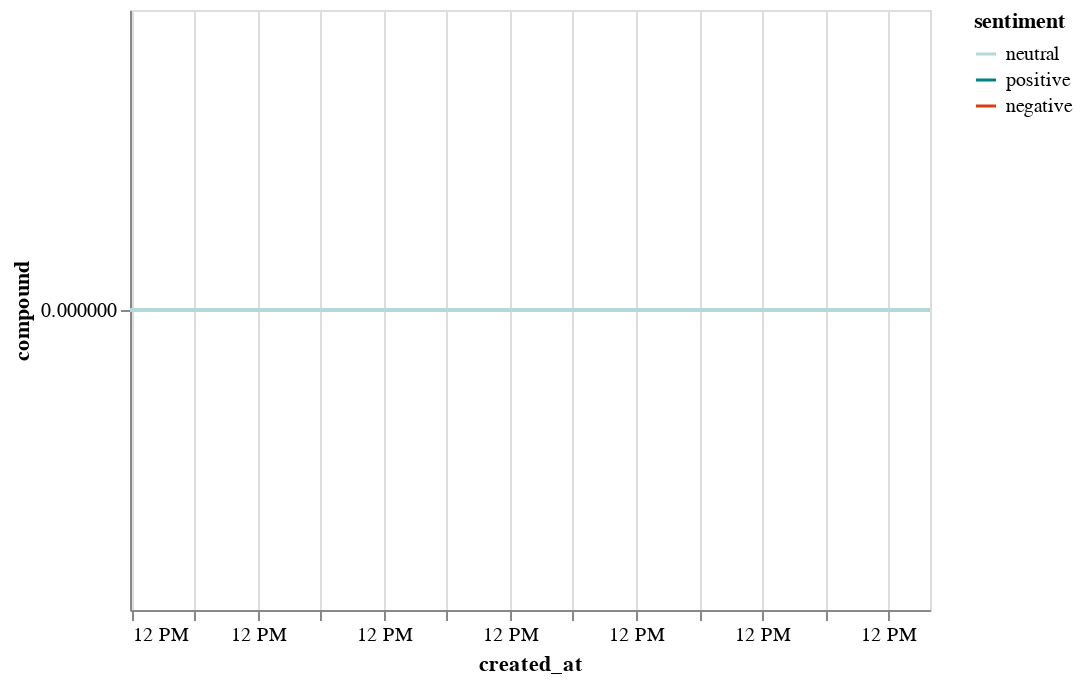

Source (notebook cell):
### Code cell
alt.Chart(df).mark_line().encode(
   x=alt.X('created_at:T'),
   y=alt.Y('compound'),
   color=alt.Color('sentiment', scale=alt.Scale(domain=domain, range=range_))
)

### Figure 1 — Vega-Lite specification as saved in the notebook (floating-point values rounded to 4 significant figures)
{"config": {"view": {"continuousWidth": 400, "continuousHeight": 300}}, "data": {"name": "data-e450abb7408e300f4dcf6e20a8ec5e20"}, "mark": "line", "encoding": {"color": {"field": "sentiment", "scale": {"domain": ["neutral", "positive", "negative"], "range": ["#b2d8d8", "#008080", "#db3d13"]}, "type": "nominal"}, "x": {"field": "created_at", "type": "temporal"}, "y": {"field": "compound", "type": "quantitative"}}, "$schema": "https://vega.github.io/schema/vega-lite/v4.17.0.json", "datasets": {"data-e450abb7408e300f4dcf6e20a8ec5e20": [{"text": "the body of missing princeton university student misrach ewunetie has been found. https://t.co/66wv0od5ut", "created_at": "2022-10-20T19:58:17+00:00", "text_token": "['the', 'body', 'of', 'missing', 'princeton', 'university', 'student', 'misrach', 'ewunetie', 'has', 'been', 'found', 'https', 't', 'co', '66wv0od5ut']", "text_token_s": "['body', 'missing', 'princeton', 'university', 'student', 'misrach', 'ewunetie', 'found', '66wv0od5ut']", "text_si": "body missing princeton university student misrach ewunetie found 66wv0od5ut", "text_sil": "body missing princeton university student misrach ewunetie found 66wv0od5ut", "neg": 0.0, "neu": 1.0, "pos": 0.0, "compound": 0.0, "sentiment": "neutral"}, {"text": "uk prime minister liz truss quits after a disastrous six weeks in office, putting her on course to be britain's shortest-serving leader https://t.co/0o0xqscrxi", "created_at": "2022-10-20T12:37:10+00:00", "text_token": "['uk', 'prime', 'minister', 'liz', 'truss', 'quits', 'after', 'a', 'disastrous', 'six', 'weeks', 'in', 'office', 'putting', 'her', 'on', 'course', 'to', 'be', 'britain', 's', 'shortest', 'serving', 'leader', 'https', 't', 'co', '0o0xqscrxi']", "text_token_s": "['uk', 'prime', 'minister', 'liz', 'truss', 'quits', 'disastrous', 'six', 'weeks', 'office', 'putting', 'course', 'britain', 'shortest', 'serving', 'leader', '0o0xqscrxi']", "text_si": "prime minister liz truss quits disastrous six weeks office putting course britain shortest serving leader 0o0xqscrxi", "text_sil": "prime minister liz truss quits disastrous six weeks office putting course britain shortest serving leader 0o0xqscrxi", "neg": 0.0, "neu": 1.0, "pos": 0.0, "compound": 0.0, "sentiment": "neutral"}, {"text": "trump weighs letting federal agents return to mar-a-lago, potentially for a supervised search, as the government seeks to ensure all docs are returned. https://t.co/ppjifj2qqq", "created_at": "2022-10-19T23:03:37+00:00", "text_token": "['trump', 'weighs', 'letting', 'federal', 'agents', 'return', 'to', 'mar', 'a', 'lago', 'potentially', 'for', 'a', 'supervised', 'search', 'as', 'the', 'government', 'seeks', 'to', 'ensure', 'all', 'docs', 'are', 'returned', 'https', 't', 'co', 'ppjifj2qqq']", "text_token_s": "['trump', 'weighs', 'letting', 'federal', 'agents', 'return', 'mar', 'lago', 'potentially', 'supervised', 'search', 'government', 'seeks', 'ensure', 'docs', 'returned', 'ppjifj2qqq']", "text_si": "trump weighs letting federal agents return mar lago potentially supervised search government seeks ensure docs returned ppjifj2qqq", "text_sil": "trump weighs letting federal agents return mar lago potentially supervised search government seeks ensure docs returned ppjifj2qqq", "neg": 0.0, "neu": 1.0, "pos": 0.0, "compound": 0.0, "sentiment": "neutral"}, {"text": "britain's home secretary suella braverman quits, throwing the government of embattled prime minister liz truss into further turmoil. https://t.co/xizzmajsao", "created_at": "2022-10-19T16:17:29+00:00", "text_token": "['britain', 's', 'home', 'secretary', 'suella', 'braverman', 'quits', 'throwing', 'the', 'government', 'of', 'embattled', 'prime', 'minister', 'liz', 'truss', 'into', 'further', 'turmoil', 'https', 't', 'co', 'xizzmajsao']", "text_token_s": "['britain', 'home', 'secretary', 'suella', 'braverman', 'quits', 'throwing', 'government', 'embattled', 'prime', 'minister', 'liz', 'truss', 'turmoil', 'xizzmajsao']", "text_si": "britain home secretary suella braverman quits throwing government embattled prime minister liz truss turmoil xizzmajsao", "text_sil": "britain home secretary suella braverman quits throwing government embattled prime minister liz truss turmoil xizzmajsao", "neg": 0.0, "neu": 1.0, "pos": 0.0, "compound": 0.0, "sentiment": "neutral"}, {"text": "russian president vladimir putin signs a decree introducing martial law in four ukrainian regions that moscow recently claimed to have annexed https://t.co/i4d4skhrge", "created_at": "2022-10-19T12:02:15+00:00", "text_token": "['russian', 'president', 'vladimir', 'putin', 'signs', 'a', 'decree', 'introducing', 'martial', 'law', 'in', 'four', 'ukrainian', 'regions', 'that', 'moscow', 'recently', 'claimed', 'to', 'have', 'annexed', 'https', 't', 'co', 'i4d4skhrge']", "text_token_s": "['russian', 'president', 'vladimir', 'putin', 'signs', 'decree', 'introducing', 'martial', 'law', 'four', 'ukrainian', 'regions', 'moscow', 'recently', 'claimed', 'annexed', 'i4d4skhrge']", "text_si": "russian president vladimir putin signs decree introducing martial law four ukrainian regions moscow recently claimed annexed i4d4skhrge", "text_sil": "russian president vladimir putin signs decree introducing martial law four ukrainian regions moscow recently claimed annexed i4d4skhrge", "neg": 0.0, "neu": 1.0, "pos": 0.0, "compound": 0.0, "sentiment": "neutral"}, {"text": "rising food and housing costs drove uk inflation back to a 40-year high of 10.1% in september https://t.co/rzcvzuvhap", "created_at": "2022-10-19T09:04:45+00:00", "text_token": "['rising', 'food', 'and', 'housing', 'costs', 'drove', 'uk', 'inflation', 'back', 'to', 'a', '40', 'year', 'high', 'of', '10', '1', 'in', 'september', 'https', 't', 'co', 'rzcvzuvhap']", "text_token_s": "['rising', 'food', 'housing', 'costs', 'drove', 'uk', 'inflation', 'back', '40', 'year', 'high', '10', '1', 'september', 'rzcvzuvhap']", "text_si": "rising food housing costs drove inflation back year high september rzcvzuvhap", "text_sil": "rising food housing costs drove inflation back year high september rzcvzuvhap", "neg": 0.0, "neu": 1.0, "pos": 0.0, "compound": 0.0, "sentiment": "neutral"}, {"text": "jury finds paul flores guilty of first-degree murder in the death of kristin smart. his father was found not guilty of being an accessory to the murder. https://t.co/kiypga2ytv", "created_at": "2022-10-18T21:35:05+00:00", "text_token": "['jury', 'finds', 'paul', 'flores', 'guilty', 'of', 'first', 'degree', 'murder', 'in', 'the', 'death', 'of', 'kristin', 'smart', 'his', 'father', 'was', 'found', 'not', 'guilty', 'of', 'being', 'an', 'accessory', 'to', 'the', 'murder', 'https', 't', 'co', 'kiypga2ytv']", "text_token_s": "['jury', 'finds', 'paul', 'flores', 'guilty', 'first', 'degree', 'murder', 'death', 'kristin', 'smart', 'father', 'found', 'guilty', 'accessory', 'murder', 'kiypga2ytv']", "text_si": "jury finds paul flores guilty first degree murder death kristin smart father found guilty accessory murder kiypga2ytv", "text_sil": "jury finds paul flores guilty first degree murder death kristin smart father found guilty accessory murder kiypga2ytv", "neg": 0.0, "neu": 1.0, "pos": 0.0, "compound": 0.0, "sentiment": "neutral"}, {"text": "russian expat who was the main source for infamous trump dossier is acquitted of lying to the fbi, an embarrassing defeat for special counsel durham\nhttps://t.co/vu0cacf8zn", "created_at": "2022-10-18T20:29:03+00:00", "text_token": "['russian', 'expat', 'who', 'was', 'the', 'main', 'source', 'for', 'infamous', 'trump', 'dossier', 'is', 'acquitted', 'of', 'lying', 'to', 'the', 'fbi', 'an', 'embarrassing', 'defeat', 'for', 'special', 'counsel', 'durham', 'https', 't', 'co', 'vu0cacf8zn']", "text_token_s": "['russian', 'expat', 'main', 'source', 'infamous', 'trump', 'dossier', 'acquitted', 'lying', 'fbi', 'embarrassing', 'defeat', 'special', 'counsel', 'durham', 'vu0cacf8zn']", "text_si": "russian expat main source infamous trump dossier acquitted lying fbi embarrassing defeat special counsel durham vu0cacf8zn", "text_sil": "russian expat main source infamous trump dossier acquitted lying fbi embarrassing defeat special counsel durham vu0cacf8zn", "neg": 0.0, "neu": 1.0, "pos": 0.0, "compound": 0.0, "sentiment": "neutral"}, {"text": "a pilot and passenger are dead after a plane crashed into a car dealership lot near marietta, ohio. authorities say no one on the ground was injured https://t.co/xoyydu8lb6", "created_at": "2022-10-18T16:00:21+00:00", "text_token": "['a', 'pilot', 'and', 'passenger', 'are', 'dead', 'after', 'a', 'plane', 'crashed', 'into', 'a', 'car', 'dealership', 'lot', 'near', 'marietta', 'ohio', 'authorities', 'say', 'no', 'one', 'on', 'the', 'ground', 'was', 'injured', 'https', 't', 'co', 'xoyydu8lb6']", "text_token_s": "['pilot', 'passenger', 'dead', 'plane', 'crashed', 'car', 'dealership', 'lot', 'near', 'marietta', 'ohio', 'authorities', 'say', 'one', 'ground', 'injured', 'xoyydu8lb6']", "text_si": "pilot passenger dead plane crashed car dealership lot near marietta ohio authorities say one ground injured xoyydu8lb6", "text_sil": "pilot passenger dead plane crashed car dealership lot near marietta ohio authorities say one ground injured xoyydu8lb6", "neg": 0.0, "neu": 1.0, "pos": 0.0, "compound": 0.0, "sentiment": "neutral"}, {"text": "ukraine's president zelensky says 30% of the country's power stations have been destroyed in russia's latest round of attacks https://t.co/dy8rz68qm8", "created_at": "2022-10-18T10:33:29+00:00", "text_token": "['ukraine', 's', 'president', 'zelensky', 'says', '30', 'of', 'the', 'country', 's', 'power', 'stations', 'have', 'been', 'destroyed', 'in', 'russia', 's', 'latest', 'round', 'of', 'attacks', 'https', 't', 'co', 'dy8rz68qm8']", "text_token_s": "['ukraine', 'president', 'zelensky', 'says', '30', 'country', 'power', 'stations', 'destroyed', 'russia', 'latest', 'round', 'attacks', 'dy8rz68qm8']", "text_si": "ukraine president zelensky says country power stations destroyed russia latest round attacks dy8rz68qm8", "text_sil": "ukraine president zelensky says country power stations destroyed russia latest round attacks dy8rz68qm8", "neg": 0.0, "neu": 1.0, "pos": 0.0, "compound": 0.0, "sentiment": "neutral"}, {"text": "president biden announces the formal launch of the student loan forgiveness application website https://t.co/qw0k3trl4b", "created_at": "2022-10-17T19:27:45+00:00", "text_token": "['president', 'biden', 'announces', 'the', 'formal', 'launch', 'of', 'the', 'student', 'loan', 'forgiveness', 'application', 'website', 'https', 't', 'co', 'qw0k3trl4b']", "text_token_s": "['president', 'biden', 'announces', 'formal', 'launch', 'student', 'loan', 'forgiveness', 'application', 'website', 'qw0k3trl4b']", "text_si": "president biden announces formal launch student loan forgiveness application website qw0k3trl4b", "text_sil": "president biden announces formal launch student loan forgiveness application website qw0k3trl4b", "neg": 0.0, "neu": 1.0, "pos": 0.0, "compound": 0.0, "sentiment": "neutral"}, {"text": "a russian fighter jet has crashed into a residential building after taking off from a military airfield, state media reports https://t.co/reczia3ix3", "created_at": "2022-10-17T17:27:13+00:00", "text_token": "['a', 'russian', 'fighter', 'jet', 'has', 'crashed', 'into', 'a', 'residential', 'building', 'after', 'taking', 'off', 'from', 'a', 'military', 'airfield', 'state', 'media', 'reports', 'https', 't', 'co', 'reczia3ix3']", "text_token_s": "['russian', 'fighter', 'jet', 'crashed', 'residential', 'building', 'taking', 'military', 'airfield', 'state', 'media', 'reports', 'reczia3ix3']", "text_si": "russian fighter jet crashed residential building taking military airfield state media reports reczia3ix3", "text_sil": "russian fighter jet crashed residential building taking military airfield state media reports reczia3ix3", "neg": 0.0, "neu": 1.0, "pos": 0.0, "compound": 0.0, "sentiment": "neutral"}, {"text": "former president donald trump's company charged the secret service as much as $1,185 per night at its properties despite claims they'd stay free or \"at cost,\" house panel says https://t.co/v69rtpyzsq", "created_at": "2022-10-17T16:31:30+00:00", "text_token": "['former', 'president', 'donald', 'trump', 's', 'company', 'charged', 'the', 'secret', 'service', 'as', 'much', 'as', '1', '185', 'per', 'night', 'at', 'its', 'properties', 'despite', 'claims', 'they', 'd', 'stay', 'free', 'or', 'at', 'cost', 'house', 'panel', 'says', 'https', 't', 'co', 'v69rtpyzsq']", "text_token_s": "['former', 'president', 'donald', 'trump', 'company', 'charged', 'secret', 'service', 'much', '1', '185', 'per', 'night', 'properties', 'despite', 'claims', 'stay', 'free', 'cost', 'house', 'panel', 'says', 'v69rtpyzsq']", "text_si": "former president donald trump company charged secret service much 185 per night properties despite claims stay free cost house panel says v69rtpyzsq", "text_sil": "former president donald trump company charged secret service much 185 per night properties despite claims stay free cost house panel says v69rtpyzsq", "neg": 0.0, "neu": 1.0, "pos": 0.0, "compound": 0.0, "sentiment": "neutral"}, {"text": "steve bannon sentencing recommendation seeks six months in prison plus $200,000 in fines for contempt of congress conviction\nhttps://t.co/qq4l6vlou5", "created_at": "2022-10-17T13:08:39+00:00", "text_token": "['steve', 'bannon', 'sentencing', 'recommendation', 'seeks', 'six', 'months', 'in', 'prison', 'plus', '200', '000', 'in', 'fines', 'for', 'contempt', 'of', 'congress', 'conviction', 'https', 't', 'co', 'qq4l6vlou5']", "text_token_s": "['steve', 'bannon', 'sentencing', 'recommendation', 'seeks', 'six', 'months', 'prison', 'plus', '200', '000', 'fines', 'contempt', 'congress', 'conviction', 'qq4l6vlou5']", "text_si": "steve bannon sentencing recommendation seeks six months prison plus 200 000 fines contempt congress conviction qq4l6vlou5", "text_sil": "steve bannon sentencing recommendation seeks six months prison plus 200 000 fines contempt congress conviction qq4l6vlou5", "neg": 0.0, "neu": 1.0, "pos": 0.0, "compound": 0.0, "sentiment": "neutral"}, {"text": "blasts were heard in the ukrainian capital as a result of apparent russian missile strikes on monday morning. follow live updates.\nhttps://t.co/h0p9xux3wk", "created_at": "2022-10-17T05:12:01+00:00", "text_token": "['blasts', 'were', 'heard', 'in', 'the', 'ukrainian', 'capital', 'as', 'a', 'result', 'of', 'apparent', 'russian', 'missile', 'strikes', 'on', 'monday', 'morning', 'follow', 'live', 'updates', 'https', 't', 'co', 'h0p9xux3wk']", "text_token_s": "['blasts', 'heard', 'ukrainian', 'capital', 'result', 'apparent', 'russian', 'missile', 'strikes', 'monday', 'morning', 'follow', 'live', 'updates', 'h0p9xux3wk']", "text_si": "blasts heard ukrainian capital result apparent russian missile strikes monday morning follow live updates h0p9xux3wk", "text_sil": "blasts heard ukrainian capital result apparent russian missile strikes monday morning follow live updates h0p9xux3wk", "neg": 0.0, "neu": 1.0, "pos": 0.0, "compound": 0.0, "sentiment": "neutral"}, {"text": "authorities in central california have arrested a man in connection with a series of killings that claimed the lives of six people https://t.co/nlzrnsmb11", "created_at": "2022-10-15T23:48:28+00:00", "text_token": "['authorities', 'in', 'central', 'california', 'have', 'arrested', 'a', 'man', 'in', 'connection', 'with', 'a', 'series', 'of', 'killings', 'that', 'claimed', 'the', 'lives', 'of', 'six', 'people', 'https', 't', 'co', 'nlzrnsmb11']", "text_token_s": "['authorities', 'central', 'california', 'arrested', 'man', 'connection', 'series', 'killings', 'claimed', 'lives', 'six', 'people', 'nlzrnsmb11']", "text_si": "authorities central california arrested man connection series killings claimed lives six people nlzrnsmb11", "text_sil": "authorities central california arrested man connection series killings claimed lives six people nlzrnsmb11", "neg": 0.0, "neu": 1.0, "pos": 0.0, "compound": 0.0, "sentiment": "neutral"}, {"text": "bruce sutter, a cy young award-winning relief pitcher and world series champion who pioneered the split-finger fastball, has died at 69. https://t.co/rdnsvno63v", "created_at": "2022-10-14T20:06:13+00:00", "text_token": "['bruce', 'sutter', 'a', 'cy', 'young', 'award', 'winning', 'relief', 'pitcher', 'and', 'world', 'series', 'champion', 'who', 'pioneered', 'the', 'split', 'finger', 'fastball', 'has', 'died', 'at', '69', 'https', 't', 'co', 'rdnsvno63v']", "text_token_s": "['bruce', 'sutter', 'cy', 'young', 'award', 'winning', 'relief', 'pitcher', 'world', 'series', 'champion', 'pioneered', 'split', 'finger', 'fastball', 'died', '69', 'rdnsvno63v']", "text_si": "bruce sutter young award winning relief pitcher world series champion pioneered split finger fastball died rdnsvno63v", "text_sil": "bruce sutter young award winning relief pitcher world series champion pioneered split finger fastball died rdnsvno63v", "neg": 0.0, "neu": 1.0, "pos": 0.0, "compound": 0.0, "sentiment": "neutral"}, {"text": "judge throws out one of five charges against igor danchenko, main source of trump-russia dossier, in major setback for special counsel durham's probe https://t.co/rhtcheq0ei", "created_at": "2022-10-14T19:39:52+00:00", "text_token": "['judge', 'throws', 'out', 'one', 'of', 'five', 'charges', 'against', 'igor', 'danchenko', 'main', 'source', 'of', 'trump', 'russia', 'dossier', 'in', 'major', 'setback', 'for', 'special', 'counsel', 'durham', 's', 'probe', 'https', 't', 'co', 'rhtcheq0ei']", "text_token_s": "['judge', 'throws', 'one', 'five', 'charges', 'igor', 'danchenko', 'main', 'source', 'trump', 'russia', 'dossier', 'major', 'setback', 'special', 'counsel', 'durham', 'probe', 'rhtcheq0ei']", "text_si": "judge throws one five charges igor danchenko main source trump russia dossier major setback special counsel durham probe rhtcheq0ei", "text_sil": "judge throws one five charges igor danchenko main source trump russia dossier major setback special counsel durham probe rhtcheq0ei", "neg": 0.0, "neu": 1.0, "pos": 0.0, "compound": 0.0, "sentiment": "neutral"}, {"text": "robbie coltrane, the actor who brought to life the lovable gamekeeper hagrid in the harry potter film franchise, died friday, according to his agent. https://t.co/prw2bt21ry https://t.co/cavfrexhri", "created_at": "2022-10-14T17:30:19+00:00", "text_token": "['robbie', 'coltrane', 'the', 'actor', 'who', 'brought', 'to', 'life', 'the', 'lovable', 'gamekeeper', 'hagrid', 'in', 'the', 'harry', 'potter', 'film', 'franchise', 'died', 'friday', 'according', 'to', 'his', 'agent', 'https', 't', 'co', 'prw2bt21ry', 'https', 't', 'co', 'cavfrexhri']", "text_token_s": "['robbie', 'coltrane', 'actor', 'brought', 'life', 'lovable', 'gamekeeper', 'hagrid', 'harry', 'potter', 'film', 'franchise', 'died', 'friday', 'according', 'agent', 'prw2bt21ry', 'cavfrexhri']", "text_si": "robbie coltrane actor brought life lovable gamekeeper hagrid harry potter film franchise died friday according agent prw2bt21ry cavfrexhri", "text_sil": "robbie coltrane actor brought life lovable gamekeeper hagrid harry potter film franchise died friday according agent prw2bt21ry cavfrexhri", "neg": 0.0, "neu": 1.0, "pos": 0.0, "compound": 0.0, "sentiment": "neutral"}, {"text": "former president trump has not said whether he will comply with a subpoena by the house select committee investigating the january 6, 2021, capitol hill insurrection https://t.co/0ynzmnguuw", "created_at": "2022-10-14T14:52:35+00:00", "text_token": "['former', 'president', 'trump', 'has', 'not', 'said', 'whether', 'he', 'will', 'comply', 'with', 'a', 'subpoena', 'by', 'the', 'house', 'select', 'committee', 'investigating', 'the', 'january', '6', '2021', 'capitol', 'hill', 'insurrection', 'https', 't', 'co', '0ynzmnguuw']", "text_token_s": "['former', 'president', 'trump', 'said', 'whether', 'comply', 'subpoena', 'house', 'select', 'committee', 'investigating', 'january', '6', '2021', 'capitol', 'hill', 'insurrection', '0ynzmnguuw']", "text_si": "former president trump said whether comply subpoena house select committee investigating january 2021 capitol hill insurrection 0ynzmnguuw", "text_sil": "former president trump said whether comply subpoena house select committee investigating january 2021 capitol hill insurrection 0ynzmnguuw", "neg": 0.0, "neu": 1.0, "pos": 0.0, "compound": 0.0, "sentiment": "neutral"}, {"text": "kwasi kwarteng has been fired as britain's chancellor just weeks into the job, a senior source inside downing street has confirmed to cnn.\n\nfollow live updates 👉 https://t.co/4ec7sm1ctv", "created_at": "2022-10-14T11:44:29+00:00", "text_token": "['kwasi', 'kwarteng', 'has', 'been', 'fired', 'as', 'britain', 's', 'chancellor', 'just', 'weeks', 'into', 'the', 'job', 'a', 'senior', 'source', 'inside', 'downing', 'street', 'has', 'confirmed', 'to', 'cnn', 'follow', 'live', 'updates', 'https', 't', 'co', '4ec7sm1ctv']", "text_token_s": "['kwasi', 'kwarteng', 'fired', 'britain', 'chancellor', 'weeks', 'job', 'senior', 'source', 'inside', 'downing', 'street', 'confirmed', 'cnn', 'follow', 'live', 'updates', '4ec7sm1ctv']", "text_si": "kwasi kwarteng fired britain chancellor weeks job senior source inside downing street confirmed cnn follow live updates 4ec7sm1ctv", "text_sil": "kwasi kwarteng fired britain chancellor weeks job senior source inside downing street confirmed cnn follow live updates 4ec7sm1ctv", "neg": 0.0, "neu": 1.0, "pos": 0.0, "compound": 0.0, "sentiment": "neutral"}, {"text": "kroger announces it's merging with albertsons in a $24.6 billion deal, creating one of the largest grocery store chains in the us https://t.co/s3fzgtffic", "created_at": "2022-10-14T11:40:16+00:00", "text_token": "['kroger', 'announces', 'it', 's', 'merging', 'with', 'albertsons', 'in', 'a', '24', '6', 'billion', 'deal', 'creating', 'one', 'of', 'the', 'largest', 'grocery', 'store', 'chains', 'in', 'the', 'us', 'https', 't', 'co', 's3fzgtffic']", "text_token_s": "['kroger', 'announces', 'merging', 'albertsons', '24', '6', 'billion', 'deal', 'creating', 'one', 'largest', 'grocery', 'store', 'chains', 'us', 's3fzgtffic']", "text_si": "kroger announces merging albertsons billion deal creating one largest grocery store chains s3fzgtffic", "text_sil": "kroger announces merging albertsons billion deal creating one largest grocery store chains s3fzgtffic", "neg": 0.0, "neu": 1.0, "pos": 0.0, "compound": 0.0, "sentiment": "neutral"}]}}
